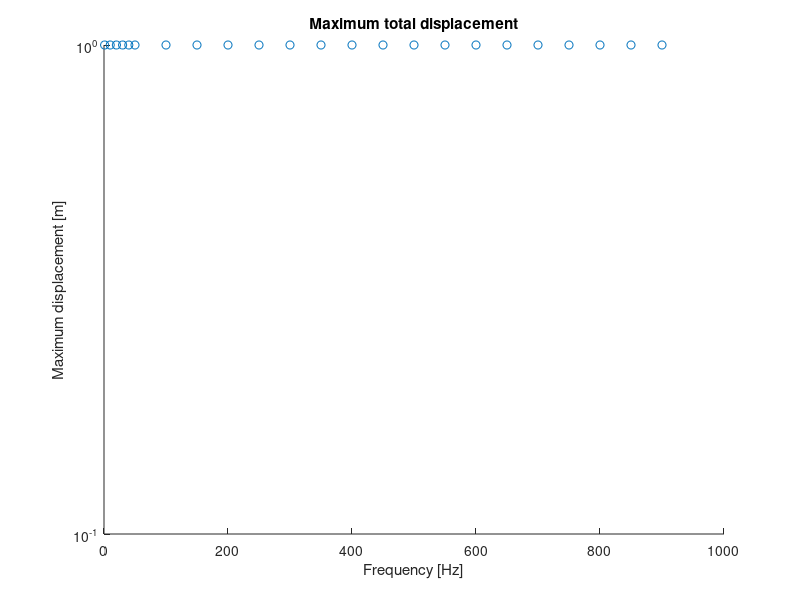

MATLAB code to generate this figure: (Note: this script raises an error after producing the figure.)
clc;clear;
dd = dir("csv/*.csv");
file_names = {dd.name};
data = cell(numel(file_names),2);
data(:,1) = regexprep(file_names, '.csv','');

for i = 1:numel(file_names)
    data{i,2} = readmatrix("csv/" + file_names{i});
end
clear dd file_names i 
collected_data = {};
for i = 1:3:size(data,1)
    particular_frequency = [];
    for j = 0:2
        one_frequency = data(i+j,:);
        all_three_of_same_freq = one_frequency{2};
        if j == 0 % Add the time column if it's the first of that group
            particular_frequency(:,1) = all_three_of_same_freq(:,1);
        end
        particular_frequency = horzcat(particular_frequency, all_three_of_same_freq(:,2));
    end
    collected_data{end+1} = particular_frequency;
end
clear all_three_of_same_freq one_frequency i j

frequencies = [1, 10, 20, 30, 40];
frequencies = [frequencies 50:50:900];
maxima_u1 = zeros(1,length(frequencies));
maxima_u2 = zeros(1,length(frequencies));
maxima_u3 = zeros(1,length(frequencies));
maxima_u1_u2_u3 = zeros(1,length(frequencies));
u_3 = [];
for i = 1:numel(collected_data)
    datum = collected_data{i};                          %Everything up to here is to undo the choices in python. Produce just one .csv instead, dumdum
    magnitude = sqrt(sum(datum(:, 2:4).^2, 2));
    maxima_u1_u2_u3(i) = max(magnitude);
    maxima_u1(i) = max(abs(datum(:,2)));
    maxima_u2(i) = max(abs(datum(:,3)));
    maxima_u3(i) = max(abs(datum(:,4)));
    if frequencies(i) == 100
        u_3 = horzcat(datum(:,1), datum(:,4));
    end
end
u_3(u_3 < 1e-11) = 0;
scatter(frequencies, maxima_u1_u2_u3)
set(gca, 'yscale', 'log')
xlabel("Frequency [Hz]"); ylabel("Maximum displacement [m]")
title("Maximum total displacement")
writematrix(horzcat(frequencies', maxima_u1_u2_u3'), "maxima_u1_u2_u3.csv");
writematrix(horzcat(frequencies', maxima_u1'), "maxima_u1.csv");
writematrix(horzcat(frequencies', maxima_u2'), "maxima_u2.csv");
writematrix(horzcat(frequencies', maxima_u3'), "maxima_u3.csv");
writematrix(u_3, "u3.csv");
